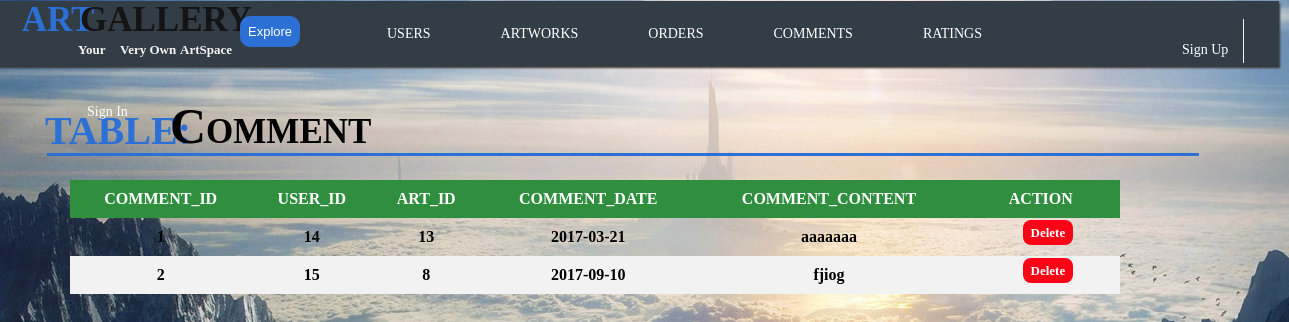
Page /admin_comment.php on the committed database.
### tables this page shows
CREATE TABLE `comment` (
  `COMMENT_ID` int(11) NOT NULL,
  `USER_ID` int(11) NOT NULL,
  `ART_ID` int(11) NOT NULL,
  `COMMENT_DATE` date NOT NULL,
  `COMMENT_CONTENT` mediumtext NOT NULL
);

### admin_comment.php (the view, shortened to what this page needs)
<?php include("includes/connection.php");
 include("admin.php"); ?>
<?php include("includes/connection.php");
?>
<html>
<head>
</head>
<body class="bodymargin">
        <form action ="admin_comment.php" method="POST">
            <?php
                $result1 = mysqli_query($conn,"SELECT * FROM comment");
                        if(mysqli_num_rows($result1) <=0){
                                echo '<h1 align="Center"><br><br><br><br><br><br><br>No Comments Available </h1>';
                        }
                        else{
                                $fields_num1 = mysqli_num_fields($result1);
                                  echo '<p><h1 class="head-table" >TABLE: </h1>
                                <h1 class="head-user" >Comment</h1><br> <hr class="hr" style="border-bottom: 2px solid #2d70d5;">
                         </p>';
                                echo '<table style="position: absolute; top:180px;left:70px;border-collapse: collapse; width: 1050px;"><tr class="table-head">';
                                        for($i=0; $i<$fields_num1; $i++){
                                            $field1 = mysqli_fetch_field($result1);
                                            echo '<td class="table-data" style="background-color:#308f3f; color:white;" >'.$field1->name.'</td>';
                                        }
                                         echo '<td class="table-data" style="background-color:#308f3f; color:white;">&nbsp;&nbsp;&nbsp;&nbsp;ACTION&nbsp;&nbsp;&nbsp;&nbsp;</td>';
                                        echo "</tr>\n";
                                        while($row1 = mysqli_fetch_row($result1)){
                                            echo '<tr class="rowdesign table-head">';
                                                echo '<td  class="table-data">'.$row1[0].'</td>';
                                                echo '<td  class="table-data">'.$row1[1].'</td>';
                                                echo '<td  class="table-data">'.$row1[2].'</td>';
                                                echo '<td  class="table-data">'.$row1[3].'</td>';
                                                echo '<td  class="table-data">'.$row1[4].'</td>';
                                              echo '<td> <a class="delbutton" href="delete_comment.php?id='.$row1[0].'"onclick="return(YNconfirm());"> Delete</a></td>';
                                            echo "</tr>\n";
                                        }
                }
        ?>
        </form>
</body>
</html>

### head_admin.php (style rules this page uses)
body { margin:0 auto; height: 100%; width: 100%; background: url(pictures/pic12.jpg) no-repeat fixed; background-size: cover; }

### admin_comment.php (style rules this page uses)
.bodymargin { margin:80px 0px 10px 40px; }
.head-table { font-size: 40px; font-family: "Yu Gothic UI Light"; color: rgb( 45, 112, 213 ); position: absolute; top: 80px; left: 45px; }
.head-user { font-variant: small-caps; font-size: 50px; font-family: "Yu Gothic UI Light"; color: rgb( 00, 00, 00 ); position: absolute; top: 63px; left: 170px; z-index: 19; }
.hr { position: absolute; border: 1px solid #2d70d5; top: 145px; margin-left: -26px; width: 1150px; left: 73px; }
.delbutton { text-decoration: none; cursor: pointer; border-radius: 8px; padding: 5px 8px 5px 8px; font-family: "Yu Gothic UI Light"; color: white; font-size: 13px; background-color: #FF0017; position: relative; top:-5px; left:60px; }
.rowdesign:nth-child(odd) { background-color: #f2f2f2; }
.table-head { font-weight: bold; }
.table-head .table-data { padding:10px; text-align: center; border-bottom: 1px solid none; font-family: "Yu Gothic UI Light"; }

### rows in the picture
comment: COMMENT_ID "1", USER_ID "14", ART_ID "13", COMMENT_DATE "2017-03-21", COMMENT_CONTENT "aaaaaaa"
comment: COMMENT_ID "2", USER_ID "15", ART_ID "8", COMMENT_DATE "2017-09-10", COMMENT_CONTENT "fjiog"

### other values in the picture
$field1->name "COMMENT_ID"
$field1->name "USER_ID"
$field1->name "ART_ID"
$field1->name "COMMENT_DATE"
$field1->name "COMMENT_CONTENT"
